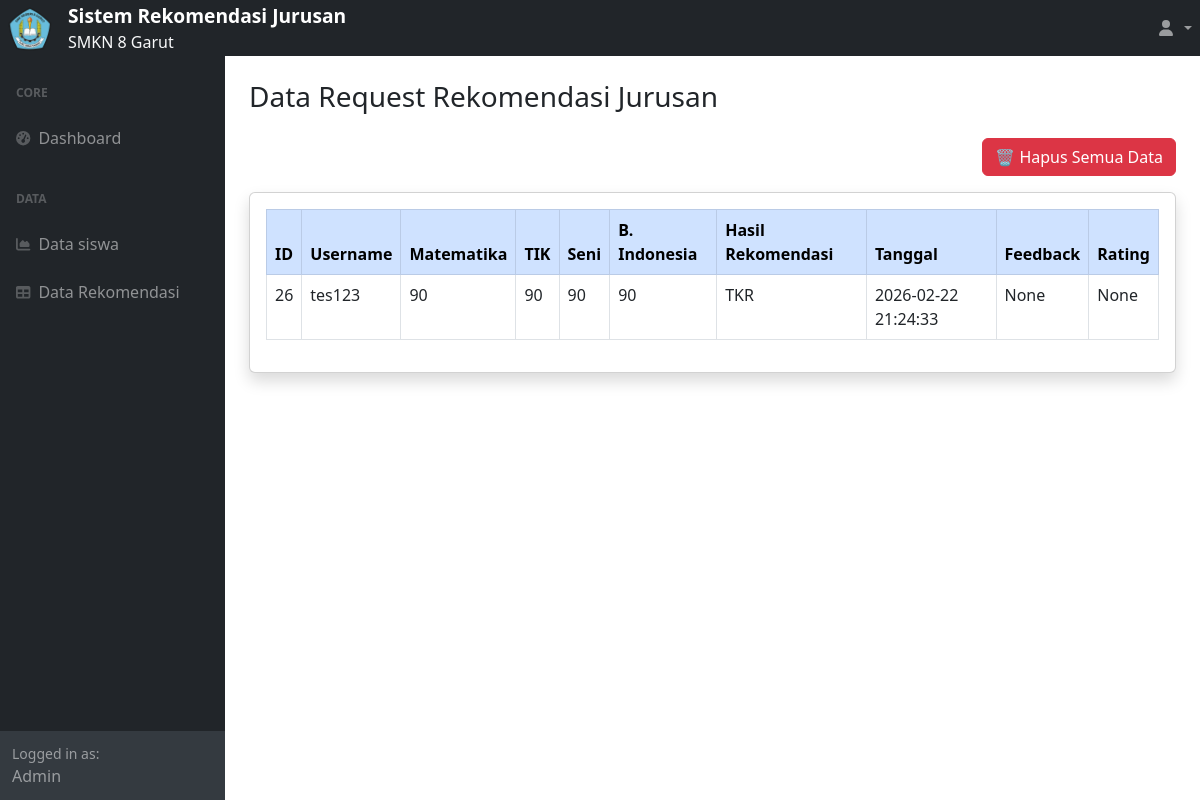
Screenshot of /admin/requests (signed in) with the database file from the repository.
### tables this page shows
CREATE TABLE requests (
    id INTEGER PRIMARY KEY AUTOINCREMENT,
    user_id INTEGER,
    username TEXT,
    mat INTEGER,
    tik INTEGER,
    seni INTEGER,
    bindo INTEGER,
    hasil TEXT,
    created_at TIMESTAMP DEFAULT CURRENT_TIMESTAMP, feedback TEXT, rating INTEGER,
    FOREIGN KEY(user_id) REFERENCES users(id)
);

### app.py (the view)
@app.route('/admin/requests')
def admin_requests():
    if not is_admin_or_kesiswaan():
        return redirect(url_for('login'))
    conn = get_db_connection()
    requests = conn.execute("SELECT * FROM requests").fetchall()
    conn.close()
    return render_template('admin_requests.html', requests=requests, username=session['username'])

### app.py (called while the page is built)
def get_db_connection():
    conn = sqlite3.connect('database.db')
    conn.row_factory = sqlite3.Row
    return conn

def is_admin_or_kesiswaan():
    return 'role' in session and session['role'] in ['admin', 'kesiswaan']

### templates/admin_requests.html (shortened to what this page needs)
<!DOCTYPE html>
<html lang="en">
<head>
    <link href="https://cdn.jsdelivr.net/npm/simple-datatables@7.1.2/dist/style.min.css" rel="stylesheet" />
    <link href="../static/style.css" rel="stylesheet" />
</head>
<body class="sb-nav-fixed">
    {% include 'header_admin.html' %}
    <div id="layoutSidenav_content">
        <main>
            <div class="container-fluid px-4 mt-4">
                <h1 class="h3 mb-4 text-gray-800">Data Request Rekomendasi Jurusan</h1>
                <div class="mb-3 text-end">
                    {% if session['role'] == 'admin' %}
                    <form action="/admin/clear_requests" method="POST">
                        <button type="submit" class="btn btn-danger"
                            onclick="return confirm('⚠ Yakin ingin menghapus SEMUA data request?')">
                            🗑 Hapus Semua Data
                        </button>
                    </form>
                    {% endif %}
                </div>
                <div class="card shadow mb-4">
                    <div class="card-body">
                        <div class="table-responsive">
                            <table class="table table-bordered" width="100%" cellspacing="0">
                                <thead class="table-primary">
                                    <tr>
                                        <th>ID</th>
                                        <th>Username</th>
                                        <th>Matematika</th>
                                        <th>TIK</th>
                                        <th>Seni</th>
                                        <th>B. Indonesia</th>
                                        <th>Hasil Rekomendasi</th>
                                        <th>Tanggal</th>
                                        <th>Feedback</th>
                                        <th>Rating</th>
                                    </tr>
                                </thead>
                                <tbody>
                                    {% for req in requests %}
                                    <tr>
                                        <td>{{ req['id'] }}</td>
                                        <td>{{ req['username'] }}</td>
                                        <td>{{ req['mat'] }}</td>
                                        <td>{{ req['tik'] }}</td>
                                        <td>{{ req['seni'] }}</td>
                                        <td>{{ req['bindo'] }}</td>
                                        <td>{{ req['hasil'] }}</td>
                                        <td>{{ req['created_at'] }}</td>
                                        <td>{{ req['feedback'] }}</td>
                                        <td>{{ req['rating'] }}</td>
                                    </tr>
                                    {% endfor %}
                                </tbody>
                            </table>
                        </div>
                    </div>
                </div>
            </div>
        </main>
    </div>
    </div>
</body>
</html>

### rows the page displays
requests: id "26", username "tes123", mat "90", tik "90", seni "90", bindo "90", hasil "TKR", created_at "2026-02-22 21:24:33", feedback "None", rating "None"
